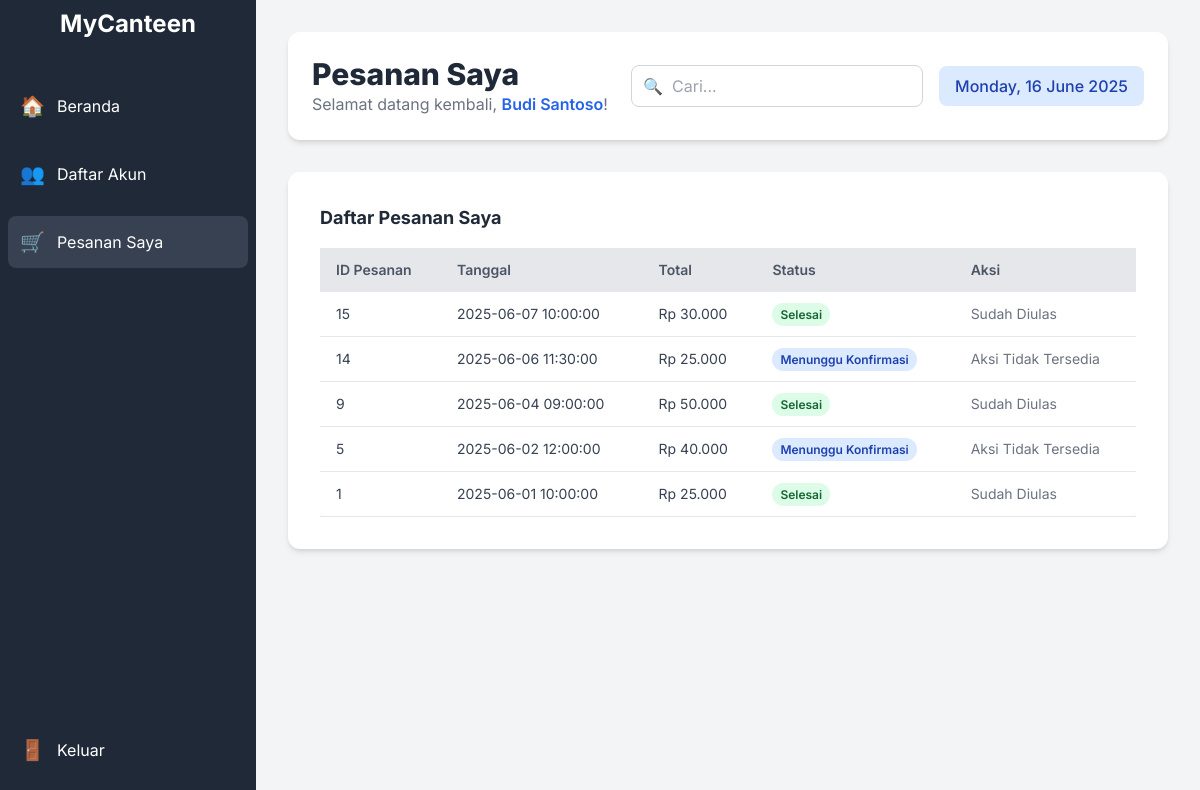
/index.php?page=my_orders (signed in), run on the app's committed database.
### tables this page shows
CREATE TABLE Pesanan (
    pesanan_id INT AUTO_INCREMENT PRIMARY KEY, 
    pesanan_date TIMESTAMP NOT NULL DEFAULT CURRENT_TIMESTAMP,
    pesanan_total INT NOT NULL,
    pesanan_paym VARCHAR(50) NOT NULL,
    status VARCHAR(20) NOT NULL DEFAULT 'Menunggu Konfirmasi', 
    Pembeli_id_mah VARCHAR(10), 
    FOREIGN KEY (Pembeli_id_mah) REFERENCES Pembeli(nrp) ON DELETE CASCADE 
);

### koneksi.php (called while the page is built, shortened)
<?php
function fetch_assoc_db($result)
{
    return mysqli_fetch_assoc($result);
}
?>

### views/my_orders_content.php (the view, shortened to what this page needs)
<div class="bg-white p-8 rounded-xl shadow-md">
    <h4 class="text-lg font-bold text-gray-800 mb-4">Daftar Pesanan Saya</h4>
    <div class="overflow-x-auto">
        <table class="min-w-full bg-white rounded-lg shadow-sm">
            <thead class="bg-gray-200">
                <tr>
                    <th class="py-3 px-4 text-left text-sm font-semibold text-gray-600">ID Pesanan</th>
                    <th class="py-3 px-4 text-left text-sm font-semibold text-gray-600">Tanggal</th>
                    <th class="py-3 px-4 text-left text-sm font-semibold text-gray-600">Total</th>
                    <th class="py-3 px-4 text-left text-sm font-semibold text-gray-600">Status</th>
                    <th class="py-3 px-4 text-left text-sm font-semibold text-gray-600">Aksi</th>
                </tr>
            </thead>
            <tbody>
                <?php
                $buyer_id = $_SESSION['user_id'];
                $query_buyer_orders = "SELECT pesanan_id, pesanan_date, pesanan_total, status FROM Pesanan WHERE Pembeli_id_mah = ? ORDER BY pesanan_date DESC";
                $stmt_buyer_orders = mysqli_prepare($conn, $query_buyer_orders);
                mysqli_stmt_bind_param($stmt_buyer_orders, "s", $buyer_id);
                mysqli_stmt_execute($stmt_buyer_orders);
                $result_buyer_orders = mysqli_stmt_get_result($stmt_buyer_orders);
                if ($result_buyer_orders && mysqli_num_rows($result_buyer_orders) > 0) {
                    while ($order = fetch_assoc_db($result_buyer_orders)) {
                        echo '<tr class="border-b border-gray-200 hover:bg-gray-50">';
                        echo '<td class="py-3 px-4 text-sm text-gray-700">' . htmlspecialchars($order['pesanan_id']) . '</td>';
                        echo '<td class="py-3 px-4 text-sm text-gray-700">' . htmlspecialchars($order['pesanan_date']) . '</td>';
                        echo '<td class="py-3 px-4 text-sm text-gray-700">Rp ' . number_format($order['pesanan_total'], 0, ',', '.') . '</td>';
                        echo '<td class="py-3 px-4 text-sm text-gray-700"><span class="px-2 py-1 rounded-full text-xs font-semibold ' .
                            ($order['status'] === 'Ditolak' ? 'bg-red-100 text-red-800' :
                                ($order['status'] === 'Diproses' ? 'bg-yellow-100 text-yellow-800' :
                                    ($order['status'] === 'Selesai' ? 'bg-green-100 text-green-800' : 'bg-blue-100 text-blue-800'))) . '"> ' . htmlspecialchars($order['status']) . '</span></td>';
                        echo '<td class="py-3 px-4 text-sm text-gray-700">';
                        if ($order['status'] === 'Selesai') {
                            $check_review_query = "SELECT id_rating FROM Review WHERE Pesanan_pesanan_id = ?";
                            $stmt_check_review = mysqli_prepare($conn, $check_review_query);
                            mysqli_stmt_bind_param($stmt_check_review, "i", $order['pesanan_id']);
                            mysqli_stmt_execute($stmt_check_review);
                            $result_check_review = mysqli_stmt_get_result($stmt_check_review);
                            if (mysqli_num_rows($result_check_review) == 0) {
                                echo '<form method="POST" action="?page=my_orders" class="inline-block">';
                                echo '<input type="hidden" name="pesanan_id_review" value="' . htmlspecialchars($order['pesanan_id']) . '">';
                                echo '<select name="rating" class="px-2 py-1 border rounded-md mr-2 text-gray-700 bg-white focus:outline-none focus:ring-2 focus:ring-blue-500">';
                                for ($i = 1; $i <= 5; $i++) {
                                    echo '<option value="' . $i . '">' . $i . ' Bintang</option>';
                                }
                                echo '</select>';
                                echo '<button type="submit" name="submit_review" class="bg-yellow-500 text-white px-3 py-1 rounded-md hover:bg-yellow-600 transition-colors duration-200">Ulas</button>';
                                echo '</form>';
                            } else {
                                echo '<span class="text-gray-500">Sudah Diulas</span>';
                            }
                        } else {
                            echo '<span class="text-gray-500">Aksi Tidak Tersedia</span>';
                        }
                        echo '</td>';
                        echo '</tr>';
                    }
                } else {
                    echo '<tr><td colspan="5" class="py-4 text-center text-gray-500">Anda belum memiliki pesanan.</td></tr>';
                }
                ?>
            </tbody>
        </table>
    </div>
</div>

### index.php (style rules this page uses)
body { font-family: 'Inter', sans-serif; }

### data on the page
pesanan: pesanan_id "15", pesanan_date "2025-06-07 10:00:00", pesanan_total "30.000", status "Selesai", shows "Sudah Diulas"
pesanan: pesanan_id "14", pesanan_date "2025-06-06 11:30:00", pesanan_total "25.000", status "Menunggu Konfirmasi", shows "Aksi Tidak Tersedia"
pesanan: pesanan_id "9", pesanan_date "2025-06-04 09:00:00", pesanan_total "50.000", status "Selesai", shows "Sudah Diulas"
pesanan: pesanan_id "5", pesanan_date "2025-06-02 12:00:00", pesanan_total "40.000", status "Menunggu Konfirmasi", shows "Aksi Tidak Tersedia"
pesanan: pesanan_id "1", pesanan_date "2025-06-01 10:00:00", pesanan_total "25.000", status "Selesai", shows "Sudah Diulas"

### other printed values
$_SESSION['username'] "Budi Santoso"
